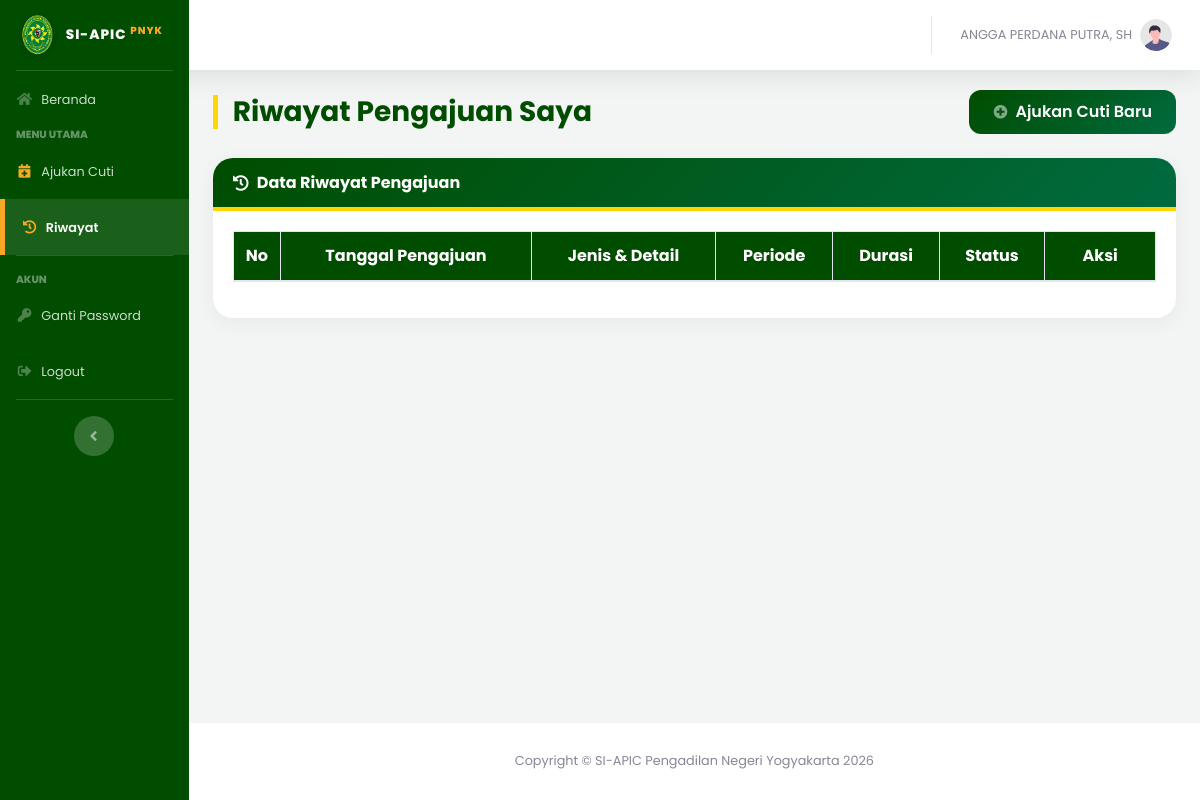
/index.php?page=riwayat_cuti (signed in), run on an earlier commit of the app's database.
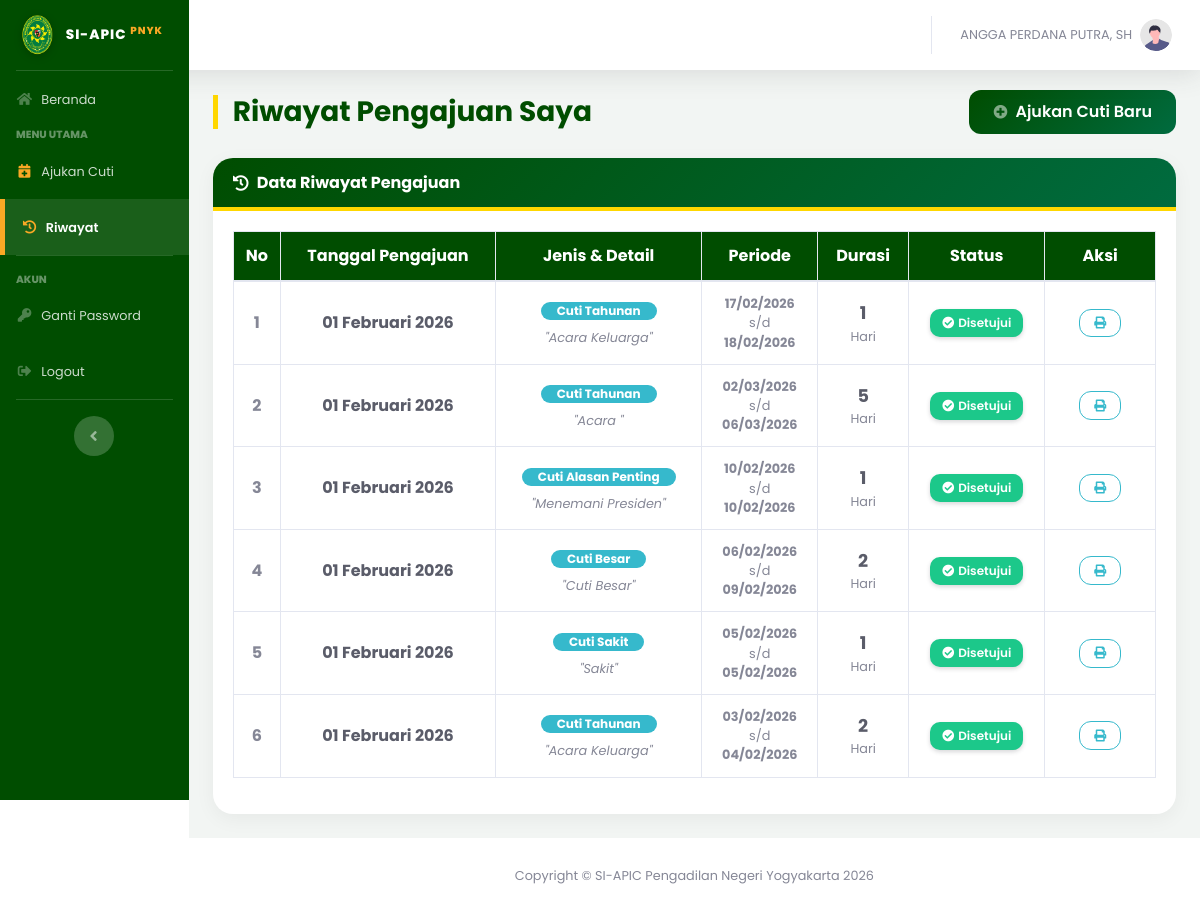
And on a later commit of the database.
### tables this page shows
CREATE TABLE `pengajuan_cuti` (
  `id_pengajuan` int(11) NOT NULL,
  `id_user` int(11) NOT NULL,
  `jenis_cuti` varchar(50) DEFAULT NULL,
  `id_atasan` int(11) DEFAULT NULL,
  `id_jenis` int(11) NOT NULL,
  `nomor_surat` varchar(100) DEFAULT NULL,
  `tgl_pengajuan` date DEFAULT NULL,
  `tgl_mulai` date NOT NULL,
  `tgl_selesai` date NOT NULL,
  `lama_hari` int(11) NOT NULL,
  `alasan` text NOT NULL,
  `no_telepon` varchar(20) DEFAULT NULL,
  `masa_kerja` varchar(50) DEFAULT NULL,
  `alamat_cuti` text NOT NULL,
  `status` enum('Diajukan','Disetujui','Ditolak','Dibatalkan') DEFAULT 'Diajukan',
  `catatan_admin` text DEFAULT NULL,
  `created_at` timestamp NOT NULL DEFAULT current_timestamp(),
  `sisa_cuti_n` int(11) DEFAULT 0,
  `sisa_cuti_n1` int(11) DEFAULT 0,
  `dipotong_n1` int(11) DEFAULT 0,
  `dipotong_n` int(11) DEFAULT 0,
  `id_pejabat` int(11) DEFAULT 0
);

CREATE TABLE `jenis_cuti` (
  `id_jenis` int(11) NOT NULL,
  `nama_jenis` varchar(50) NOT NULL
);

### pages/user/riwayat_cuti.php (the view, shortened to what this page needs)
<?php
if (!function_exists('tgl_indo')) {
    function tgl_indo($tanggal){
        $bulan = array (
            1 => 'Januari', 'Februari', 'Maret', 'April', 'Mei', 'Juni',
            'Juli', 'Agustus', 'September', 'Oktober', 'November', 'Desember'
        );
        $pecahkan = explode('-', $tanggal);
        return $pecahkan[2] . ' ' . $bulan[ (int)$pecahkan[1] ] . ' ' . $pecahkan[0];
    }
}
?>
<div class="d-sm-flex align-items-center justify-content-between mb-4">
    <h1 class="h3 mb-0 page-title-pn">Riwayat Pengajuan Saya</h1>
    <a href="index.php?page=form_cuti" class="btn btn-custom-green shadow-sm rounded-pill px-4">
        <i class="fas fa-plus-circle fa-sm text-white-50 mr-2"></i>Ajukan Cuti Baru
    </a>
</div>
<div class="card card-pn mb-4">
    <div class="card-header-pn d-flex align-items-center">
        <i class="fas fa-history mr-2"></i>
        <h6 class="m-0 font-weight-bold">Data Riwayat Pengajuan</h6>
    </div>
    <div class="card-body">
        <div class="table-responsive">
            <table class="table table-hover table-bordered table-align-middle table-pn" id="dataTable" width="100%" cellspacing="0">
                <thead class="thead-pn text-center">
                    <tr>
                        <th width="5%">No</th>
                        <th>Tanggal Pengajuan</th>
                        <th>Jenis & Detail</th>
                        <th>Periode</th>
                        <th>Durasi</th>
                        <th>Status</th>
                        <th width="12%">Aksi</th>
                    </tr>
                </thead>
                <tbody>
                    <?php
                    $id_user = $_SESSION['id_user'];
                    $query = mysqli_query($koneksi, "SELECT * FROM pengajuan_cuti
                                                     JOIN jenis_cuti ON pengajuan_cuti.id_jenis = jenis_cuti.id_jenis
                                                     WHERE pengajuan_cuti.id_user='$id_user'
                                                     ORDER BY id_pengajuan DESC");
                    $no = 1;
                    while($data = mysqli_fetch_array($query)){
                        $status = strtolower(trim($data['status']));
                        if ($status == 'disetujui') {
                            $badge = '<span class="badge badge-success badge-status shadow-sm"><i class="fas fa-check-circle mr-1"></i>Disetujui</span>';
                        } elseif ($status == 'ditolak') {
                            $badge = '<span class="badge badge-danger badge-status shadow-sm"><i class="fas fa-times-circle mr-1"></i>Ditolak</span>';
                        } else {
                            $badge = '<span class="badge badge-warning badge-status shadow-sm text-white"><i class="fas fa-clock mr-1"></i>Menunggu</span>';
                        }
                    ?>
                    <tr>
                        <td class="text-center font-weight-bold text-muted"><?php echo $no++; ?></td>
                        <td class="text-center">
                            <span class="text-dark font-weight-bold"><?php echo tgl_indo($data['tgl_pengajuan']); ?></span>
                        </td>
                        <td class="text-center">
                            <span class="badge badge-info badge-pill px-3 mb-1">
                                <?php echo $data['nama_jenis']; ?>
                            </span>
                            <div class="small text-muted mt-1">
                                <em>"<?php echo (strlen($data['alasan']) > 35) ? substr($data['alasan'], 0, 35).'...' : $data['alasan']; ?>"</em>
                            </div>
                        </td>
                        <td class="text-center text-dark">
                            <div class="small font-weight-bold text-gray-600"><?php echo date('d/m/Y', strtotime($data['tgl_mulai'])); ?></div>
                            <div class="small text-muted">s/d</div>
                            <div class="small font-weight-bold text-gray-600"><?php echo date('d/m/Y', strtotime($data['tgl_selesai'])); ?></div>
                        </td>
                        <td class="text-center">
                            <span class="font-weight-bold text-dark" style="font-size: 1.1em;"><?php echo $data['lama_hari']; ?></span>
                            <span class="small text-muted d-block">Hari</span>
                        </td>
                        <td class="text-center"><?php echo $badge; ?></td>
                        <td class="text-center">
                            <div class="btn-group">
                                <a href="pages/user/cetak_cuti.php?id=<?php echo $data['id_pengajuan']; ?>"
                                   target="_blank" class="btn btn-outline-info btn-sm btn-circle shadow-sm" title="Cetak Surat">
                                    <i class="fas fa-print"></i>
                                </a>
                            </div>
                        </td>
                    </tr>
                    <?php } ?>
                </tbody>
            </table>
        </div>
    </div>
</div>

### layout/header.php (shortened to what this page needs)
<!DOCTYPE html>
<html lang="id">
<head>
    <link href="assets/vendor/fontawesome-free/css/all.min.css" rel="stylesheet" type="text/css">
    <link href="assets/css/sb-admin-2.min.css" rel="stylesheet">
    <link rel="stylesheet" href="https://cdn.datatables.net/1.13.4/css/jquery.dataTables.min.css">
</head>
<body id="page-top">
    <div id="wrapper">

### layout/sidebar.php (shortened to what this page needs)
<ul class="navbar-nav sidebar sidebar-dark accordion" id="accordionSidebar"
    style="background: linear-gradient(180deg, #004d00 10%, #004d00 100%); position: sticky; top: 0; height: 100vh; overflow-y: hidden; overflow-x: hidden; z-index: 1050;">
    <a class="sidebar-brand d-flex align-items-center justify-content-center" href="index.php" style="padding: 1.5rem 1rem;">
        <div class="sidebar-brand-icon">
            <?php if(file_exists("assets/img/logo.png")): ?>
                <img src="assets/img/logo.png" style="width: 40px; filter: drop-shadow(0 2px 4px rgba(0,0,0,0.2));">
            <?php else: ?>
                <i class="fas fa-balance-scale" style="color: #F9A825; font-size: 1.5rem;"></i>
            <?php endif; ?>
        </div>
        <div class="sidebar-brand-text mx-2" style="font-weight: 800; letter-spacing: 1px;">
            SI-APIC <sup style="color: #F9A825;">PNYK</sup>
        </div>
    </a>
    <hr class="sidebar-divider my-0">
    <?php if($_SESSION['role'] == 'admin'): ?>
    <li class="nav-item <?php echo (isset($_GET['page']) && $_GET['page'] == 'dashboard_admin') ? 'active' : ''; ?>">
        <a class="nav-link" href="index.php?page=dashboard_admin">
            <i class="fas fa-fw fa-tachometer-alt"></i>
            <span>Dashboard Admin</span>
        </a>
    </li>
    <div class="sidebar-heading">Administrasi</div>
    <li class="nav-item <?php echo (isset($_GET['page']) && $_GET['page'] == 'data_pegawai') ? 'active' : ''; ?>">
        <a class="nav-link" href="index.php?page=data_pegawai">
            <i class="fas fa-fw fa-users"></i>
            <span>Data Pegawai</span>
        </a>
    </li>
    <hr class="sidebar-divider">
    <div class="sidebar-heading">Laporan</div>
    <li class="nav-item <?php echo (isset($_GET['page']) && $_GET['page'] == 'laporan_cuti') ? 'active' : ''; ?>">
        <a class="nav-link" href="index.php?page=laporan_cuti">
            <i class="fas fa-fw fa-print"></i>
            <span>Laporan Cuti</span>
        </a>
    </li>
    <li class="nav-item <?php echo (isset($_GET['page']) && $_GET['page'] == 'input_cuti') ? 'active' : ''; ?>">
        <a class="nav-link" href="index.php?page=input_cuti">
            <i class="fas fa-fw fa-calendar-plus" style="<?php echo (isset($_GET['page']) && $_GET['page'] == 'input_cuti') ? '' : 'color: #F9A825;'; ?>"></i>
            <span>Input Cuti Pegawai</span>
        </a>
    </li>
    <li class="nav-item <?php echo (isset($_GET['page']) && $_GET['page'] == 'validasi_cuti') ? 'active' : ''; ?>">
        <a class="nav-link" href="index.php?page=validasi_cuti">
            <i class="fas fa-fw fa-check-double"></i>
            <span>Persetujuan Cuti</span>
        </a>
    </li>
    <hr class="sidebar-divider">
    <div class="sidebar-heading">Hari Libur</div>
    <li class="nav-item <?php echo (isset($_GET['page']) && $_GET['page'] == 'manage_libur') ? 'active' : ''; ?>">
        <a class="nav-link" href="index.php?page=manage_libur">
            <i class="fas fa-fw fa-calendar-alt"></i>
            <span>Atur Libur Nasional</span>
        </a>
    </li>
    <?php else: ?>
    <li class="nav-item <?php echo (isset($_GET['page']) && $_GET['page'] == 'dashboard_user') || !isset($_GET['page']) ? 'active' : ''; ?>">
        <a class="nav-link" href="index.php?page=dashboard_user">
            <i class="fas fa-fw fa-home"></i>
            <span>Beranda</span>
        </a>
    </li>
    <div class="sidebar-heading">Menu Utama</div>
    <li class="nav-item <?php echo (isset($_GET['page']) && $_GET['page'] == 'form_cuti') ? 'active' : ''; ?>">
        <a class="nav-link" href="index.php?page=form_cuti">
            <i class="fas fa-fw fa-calendar-plus" style="<?php echo (isset($_GET['page']) && $_GET['page'] == 'form_cuti') ? '' : 'color: #F9A825;'; ?>"></i>
            <span>Ajukan Cuti</span>
        </a>
    </li>
    <li class="nav-item <?php echo (isset($_GET['page']) && $_GET['page'] == 'riwayat_cuti') ? 'active' : ''; ?>">
        <a class="nav-link" href="index.php?page=riwayat_cuti">
            <i class="fas fa-fw fa-history"></i>
            <span>Riwayat</span>
        </a>
    </li>
    <?php endif; ?>
    <hr class="sidebar-divider">
    <div class="sidebar-heading">Akun</div>
    <li class="nav-item <?php echo (isset($_GET['page']) && $_GET['page'] == 'ganti_password') ? 'active' : ''; ?>">
        <a class="nav-link" href="index.php?page=ganti_password">
            <i class="fas fa-fw fa-key"></i>
            <span>Ganti Password</span>
        </a>
    </li>
    <li class="nav-item">
        <a class="nav-link" href="logout.php" id="tombol-logout-sidebar" style="cursor: pointer;">
            <i class="fas fa-fw fa-sign-out-alt"></i>
            <span>Logout</span>
        </a>
    </li>
    <hr class="sidebar-divider d-none d-md-block">
    <div class="text-center d-none d-md-inline">
        <button class="rounded-circle border-0" id="sidebarToggle"></button>
    </div>
</ul>

### layout/topbar.php (shortened to what this page needs)
<div id="content-wrapper" class="d-flex flex-column">
    <div id="content" style="padding-top: 90px;">
<nav class="navbar navbar-expand navbar-light bg-white topbar mb-4 fixed-top shadow">
            <ul class="navbar-nav ml-auto">
                <li class="nav-item dropdown no-arrow">
                    <a class="nav-link dropdown-toggle" href="#" id="userDropdown" role="button" data-toggle="dropdown" aria-haspopup="true" aria-expanded="false">
                        <span class="mr-2 d-none d-lg-inline text-gray-600 small">
                            <?php echo $_SESSION['nama_lengkap']; ?>
                        </span>
                        <img class="img-profile rounded-circle" src="assets/img/undraw_profile.svg">
                    </a>
                </li>
            </ul>
        </nav>
        <div class="container-fluid">

### index.php (shortened to what this page needs)
<?php
include 'config/database.php';
if(isset($_GET['page'])){
    $page = $_GET['page'];
} else {
    if($_SESSION['role'] == 'admin'){
        $page = 'dashboard_admin';
    } else {
        $page = 'dashboard_user';
    }
}
include 'layout/header.php';
?>
<?php
include 'layout/sidebar.php';
include 'layout/topbar.php';
if($page == "dashboard_admin" && $_SESSION['role'] == 'admin') {
    include 'pages/admin/dashboard.php';
}
else if($page == "validasi_cuti" && $_SESSION['role'] == 'admin') {
    include 'pages/admin/validasi_cuti.php';
}
else if($page == "data_pegawai" && $_SESSION['role'] == 'admin') {
    include 'pages/admin/data_pegawai.php';
}
else if($page == "form_pegawai" && $_SESSION['role'] == 'admin') {
    include 'pages/admin/form_pegawai.php';
}
else if($page == "proses_pegawai" && $_SESSION['role'] == 'admin') {
    include 'pages/admin/proses_pegawai.php';
}
else if($page == "input_cuti" && $_SESSION['role'] == 'admin') {
    include 'pages/admin/input_cuti.php';
}
else if($page == "manage_libur" && $_SESSION['role'] == 'admin') {
    include 'pages/admin/manage_libur.php';
}
else if($page == "laporan_cuti" && $_SESSION['role'] == 'admin') {
    include 'pages/admin/laporan_cuti.php';
}
else if($page == "dashboard_user") {
    include 'pages/user/dashboard.php';
}
else if($page == "form_cuti") {
    include 'pages/user/form_cuti.php';
}
else if($page == "riwayat_cuti") {
    include 'pages/user/riwayat_cuti.php';
}
include 'layout/footer.php';
?>

### layout/footer.php (shortened to what this page needs)
</div>
        </div>
    <footer class="sticky-footer bg-white">
        <div class="container my-auto">
            <div class="copyright text-center my-auto">
                <span>Copyright &copy; SI-APIC Pengadilan Negeri Yogyakarta 2026</span>
            </div>
        </div>
    </footer>
    </div>
    </div>
<link rel="stylesheet" href="https://cdn.datatables.net/1.13.4/css/jquery.dataTables.min.css">
</body>
</html>

### index.php (style rules this page uses)
body, #wrapper, h1, h2, h3, h4, h5, h6, p, span, a, div, table, input, button, select, textarea { font-family: 'Poppins', sans-serif !important; }
#content-wrapper { background-color: #F2F5F3 !important; }
.card { border-radius: 20px !important; border: none !important; box-shadow: 0 5px 20px rgba(0,0,0,0.05) !important; overflow: hidden; margin-bottom: 25px; }
.btn { border-radius: 12px !important; padding: 10px 20px; font-weight: 500; box-shadow: none !important; }
.sidebar .nav-item.active .nav-link { font-weight: 600 !important; color: #ffffff !important; background-color: rgba(255, 255, 255, 0.1); border-left: 5px solid #F9A825; padding-left: 1rem; border-radius: 0 10px 10px 0; }
.sidebar .nav-item.active .nav-link i { color: #F9A825 !important; }

### layout/sidebar.php (style rules this page uses)
.sidebar .nav-item .nav-link span { font-size: 0.8rem; }
.sidebar-brand-text { font-size: 0.85rem; }
#accordionSidebar { scrollbar-width: none; -ms-overflow-style: none; }

### pages/user/riwayat_cuti.php (style rules this page uses)
:root { --pn-green: #004d00; --pn-green-light: #006B3F; --pn-gold: #FFD700; }
.page-title-pn { font-weight: 700; border-left: 5px solid var(--pn-gold); padding-left: 15px; color: var(--pn-green) !important; }
.card-pn { border: none; border-radius: 15px; box-shadow: 0 5px 15px rgba(0,0,0,0.1); overflow: hidden; }
.card-header-pn { background: linear-gradient(135deg, var(--pn-green) 0%, var(--pn-green-light) 100%); color: white; border-bottom: 4px solid var(--pn-gold); padding: 15px 20px; }
.thead-pn { background-color: var(--pn-green) !important; color: white !important; }
.table-pn tbody tr { background-color: #ffffff !important; }
.table-align-middle td { vertical-align: middle !important; }
.badge-status { border-radius: 10px; padding: 8px 12px; font-weight: 600; }
.btn-custom-green { background: linear-gradient(135deg, var(--pn-green) 0%, var(--pn-green-light) 100%); color: white; border: none; font-weight: 600; }

What changed in the data, as far as the page shows it:
added pengajuan_cuti: tgl_pengajuan "01 Februari 2026", id_jenis.nama_jenis "Cuti Tahunan", alasan "Acara Keluarga", tgl_mulai "17/02/2026", tgl_selesai "18/02/2026", lama_hari "1", status "Disetujui" (drawn)
added pengajuan_cuti: tgl_pengajuan "01 Februari 2026", id_jenis.nama_jenis "Cuti Tahunan", alasan "Acara", tgl_mulai "02/03/2026", tgl_selesai "06/03/2026", lama_hari "5", status "Disetujui" (drawn)
added pengajuan_cuti: tgl_pengajuan "01 Februari 2026", id_jenis.nama_jenis "Cuti Alasan Penting", alasan "Menemani Presiden", tgl_mulai "10/02/2026", tgl_selesai "10/02/2026", lama_hari "1", status "Disetujui" (drawn)
added pengajuan_cuti: tgl_pengajuan "01 Februari 2026", id_jenis.nama_jenis "Cuti Besar", alasan "Cuti Besar", tgl_mulai "06/02/2026", tgl_selesai "09/02/2026", lama_hari "2", status "Disetujui" (drawn)
added pengajuan_cuti: tgl_pengajuan "01 Februari 2026", id_jenis.nama_jenis "Cuti Sakit", alasan "Sakit", tgl_mulai "05/02/2026", tgl_selesai "05/02/2026", lama_hari "1", status "Disetujui" (drawn)
added pengajuan_cuti: tgl_pengajuan "01 Februari 2026", id_jenis.nama_jenis "Cuti Tahunan", alasan "Acara Keluarga", tgl_mulai "03/02/2026", tgl_selesai "04/02/2026", lama_hari "2", status "Disetujui" (drawn)
